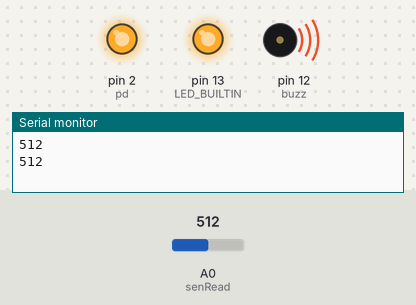
A sketch run on a simulated Arduino Uno, built with avr-gcc and run on an emulated ATmega328P. Shown: output pins drawn as LEDs (lit = HIGH), buzzer (waves = sounding), the last lines printed to the serial monitor. Inputs (shaded band) come from the test bench; at power-on: A0 (senRead) = 512.

Above: at 1.6 s.
1.7 s: A0 (senRead) set to 585
3.2 s: A0 (senRead) set to 610
At 4.7 s:
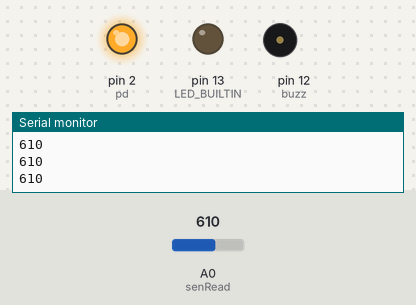
5.0 s: A0 (senRead) set to 590
At 6.2 s:
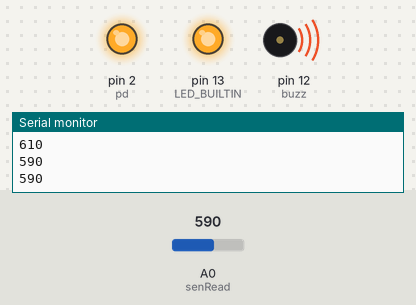
6.5 s: A0 (senRead) set to 716
At 7.9 s:
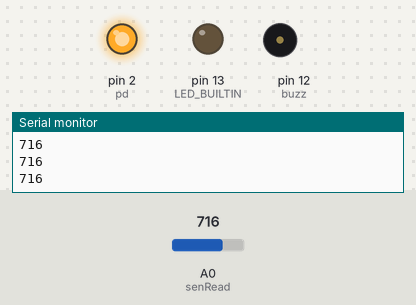
Timing chart, 0 to 9.3 s (numbered marks = the images above; inputs shaded):
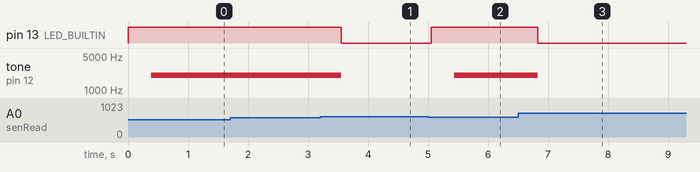

Measured:
- the behaviour switches between 600 and 601 on A0 (senRead) (found by bisection; images 0 and 1)
- after the input at 3.2 s, pin 13 (LED_BUILTIN): HIGH → LOW after 0.35 s; tone on pin 12 (buzz): 2017 Hz → silent after 0.35 s
- after the input at 5.0 s, pin 13 (LED_BUILTIN): LOW → HIGH after 0.05 s; tone on pin 12 (buzz): silent → 2017 Hz after 0.44 s
- after the input at 6.5 s, pin 13 (LED_BUILTIN): HIGH → LOW after 0.33 s; tone on pin 12 (buzz): 2017 Hz → silent after 0.33 s

The sketch:

ir-001.ino
```cpp
 int pd=2;                      //Photodiode to digital pin 2

 int senRead=0;                 //Readings from sensor to analog pin 0
 int limit=600;                 //Threshold range of an obstacle

 int buzz=12;                   //piezo buzzer to digital pin 12
 float sinVal;
 int toneVal;
 void buzzAlarm()               //CONTROLA BUZZ COMO ALARMA
 {
    for(int x=0; x<180; x++){
            sinVal = (sin(x*(3.1412/180)));
            toneVal = 2000+(int(sinVal*1000));
            tone(buzz, toneVal);
            delay(2);
    }
 }

 void setup()
 {
  pinMode(pd,OUTPUT);
  pinMode(buzz,OUTPUT);
  digitalWrite(pd,HIGH);       //supply 5 volts to photodiode
  digitalWrite(buzz,LOW);      //set the buzzer in off mode (initial condition)
  pinMode(LED_BUILTIN, OUTPUT);
  Serial.begin(9600);          //setting serial monitor at a default baund rate of 9600
 }


 void loop()
 {
  int val=analogRead(senRead);  //variable to store values from the photodiode
  Serial.println(val);          // prints the values from the sensor in serial monitor
  if(val <= limit)              //If obstacle is nearer than the Threshold range
  {
   digitalWrite(LED_BUILTIN, HIGH);
   buzzAlarm();
   delay(500);
  }
  else if(val > limit)          //If obstacle is not in Threshold range
  {
   noTone(buzz);
   digitalWrite(LED_BUILTIN, LOW);
   delay(500);
  }
 }
```
